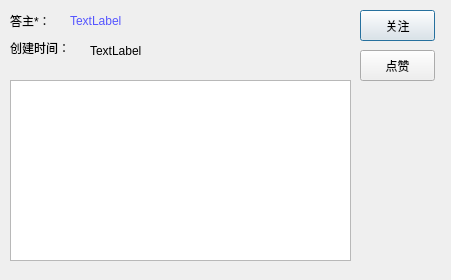
<?xml version="1.0" encoding="UTF-8"?>
<ui version="4.0">
 <class>AnswerWindow</class>
 <widget class="QDialog" name="AnswerWindow">
  <property name="geometry">
   <rect>
    <x>0</x>
    <y>0</y>
    <width>451</width>
    <height>280</height>
   </rect>
  </property>
  <property name="windowTitle">
   <string>Dialog</string>
  </property>
  <widget class="QTextBrowser" name="textBrowser">
   <property name="geometry">
    <rect>
     <x>10</x>
     <y>80</y>
     <width>341</width>
     <height>181</height>
    </rect>
   </property>
   <property name="styleSheet">
    <string notr="true"/>
   </property>
  </widget>
  <widget class="QLabel" name="label_name">
   <property name="geometry">
    <rect>
     <x>70</x>
     <y>10</y>
     <width>191</width>
     <height>21</height>
    </rect>
   </property>
   <property name="styleSheet">
    <string notr="true">color: rgb(85, 85, 255);
font: 14pt &quot;华文中宋&quot;;</string>
   </property>
   <property name="text">
    <string>TextLabel</string>
   </property>
  </widget>
  <widget class="QPushButton" name="pushButton_focus">
   <property name="geometry">
    <rect>
     <x>360</x>
     <y>10</y>
     <width>75</width>
     <height>31</height>
    </rect>
   </property>
   <property name="styleSheet">
    <string notr="true">font: 12pt &quot;华文中宋&quot;;</string>
   </property>
   <property name="text">
    <string>关注</string>
   </property>
  </widget>
  <widget class="QPushButton" name="pushButton_praise">
   <property name="geometry">
    <rect>
     <x>360</x>
     <y>50</y>
     <width>75</width>
     <height>31</height>
    </rect>
   </property>
   <property name="styleSheet">
    <string notr="true">font: 12pt &quot;华文中宋&quot;;</string>
   </property>
   <property name="text">
    <string>点赞</string>
   </property>
  </widget>
  <widget class="QLabel" name="label">
   <property name="geometry">
    <rect>
     <x>10</x>
     <y>10</y>
     <width>54</width>
     <height>21</height>
    </rect>
   </property>
   <property name="text">
    <string>答主*：</string>
   </property>
  </widget>
  <widget class="QLabel" name="label_2">
   <property name="geometry">
    <rect>
     <x>10</x>
     <y>40</y>
     <width>71</width>
     <height>16</height>
    </rect>
   </property>
   <property name="text">
    <string>创建时间：</string>
   </property>
  </widget>
  <widget class="QLabel" name="label_time">
   <property name="geometry">
    <rect>
     <x>90</x>
     <y>40</y>
     <width>201</width>
     <height>21</height>
    </rect>
   </property>
   <property name="text">
    <string>TextLabel</string>
   </property>
  </widget>
 </widget>
 <resources/>
 <connections/>
</ui>
